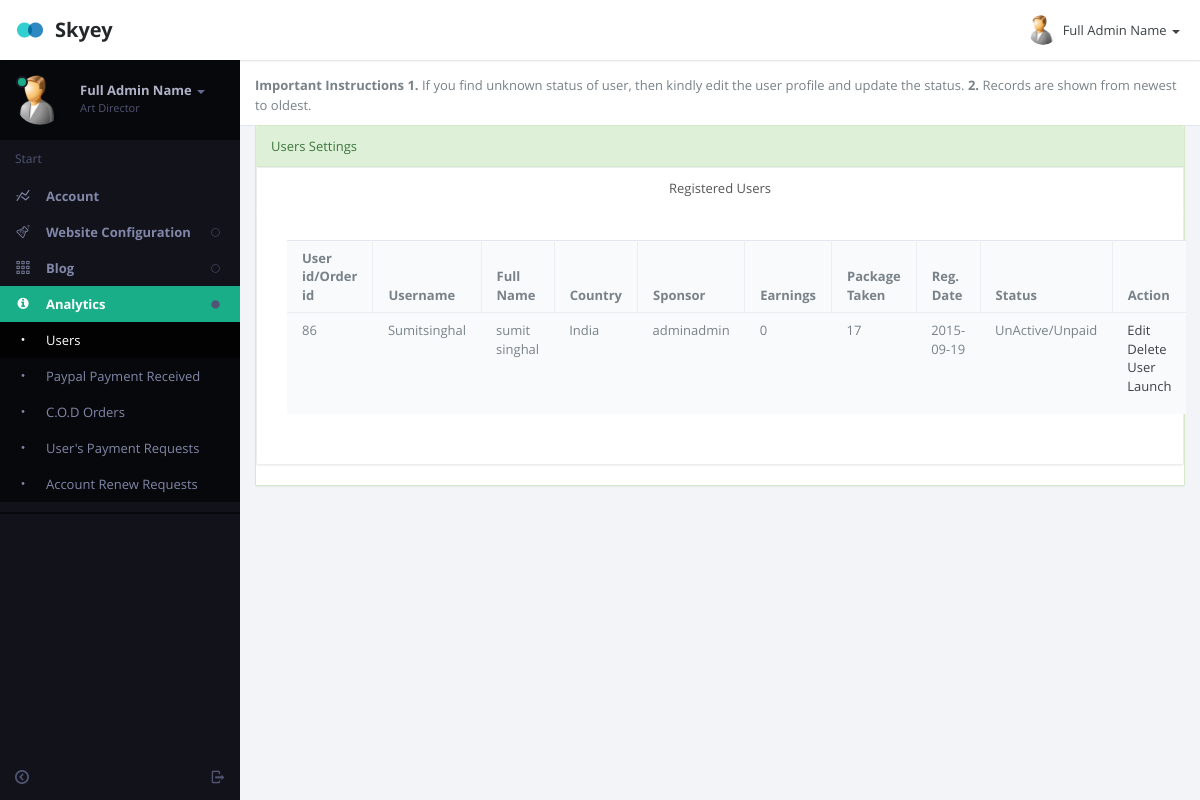
/User/admin/users.php (signed in), run on the app's committed database.
### tables this page shows
CREATE TABLE IF NOT EXISTS `affiliateuser` (
  `Id` int(11) NOT NULL,
  `username` varchar(15) NOT NULL,
  `password` text NOT NULL,
  `fname` text NOT NULL,
  `address` text NOT NULL,
  `email` text NOT NULL,
  `referedby` varchar(15) NOT NULL DEFAULT 'none',
  `ipaddress` int(10) unsigned NOT NULL,
  `mobile` bigint(10) NOT NULL,
  `active` int(11) NOT NULL,
  `doj` date NOT NULL,
  `country` text NOT NULL,
  `tamount` double NOT NULL DEFAULT '0',
  `payment` varchar(10) NOT NULL,
  `signupcode` text NOT NULL,
  `level` int(1) NOT NULL DEFAULT '2',
  `pcktaken` int(10) NOT NULL DEFAULT '0',
  `launch` int(1) NOT NULL DEFAULT '0',
  `expiry` date NOT NULL DEFAULT '2199-12-31',
  `bankname` varchar(250) NOT NULL DEFAULT 'Not Available',
  `accountname` varchar(250) NOT NULL DEFAULT 'Not Available',
  `accountno` double NOT NULL DEFAULT '0',
  `accounttype` int(11) NOT NULL DEFAULT '0',
  `ifsccode` varchar(100) NOT NULL DEFAULT 'Not Available',
  `getpayment` int(11) NOT NULL DEFAULT '1',
  `renew` int(1) NOT NULL DEFAULT '0'
);

### User/admin/users.php (the view, shortened to what this page needs)
<?php
include_once ("z_db.php");
?>
<!DOCTYPE html>
<html lang="en" class="app">
<head>
<link rel="stylesheet" href="css/app.v1.css" type="text/css" />
</head>
<body class="">
<section class="vbox">
  <header class="bg-white header header-md navbar navbar-fixed-top-xs box-shadow">
    <div class="navbar-header aside-md dk"> <a href="dashboard.php" class="navbar-brand"><img src="images/logo.png" class="m-r-sm">Skyey</a> </div>
    <ul class="nav navbar-nav navbar-right m-n hidden-xs nav-user user">
      <li class="dropdown"> <a href="#" class="dropdown-toggle" data-toggle="dropdown"> <span class="thumb-sm avatar pull-left"> <img src="images/a0.jpg"> </span> <?php
		  $sql="SELECT fname FROM  affiliateuser WHERE username='".$_SESSION['adminidusername']."'";
		  if ($result = mysqli_query($con, $sql)) {
    while ($row = mysqli_fetch_row($result)) {
        print $row[0];
    }
}
	   ?> <b class="caret"></b> </a>
      </li>
    </ul>
  </header>
  <section>
    <section class="hbox stretch">
      <aside class="bg-black aside-md hidden-print" id="nav">
        <section class="vbox">
          <section class="w-f scrollable">
            <div class="slim-scroll" data-height="auto" data-disable-fade-out="true" data-distance="0" data-size="10px" data-color="#333333">
              <div class="clearfix wrapper dk nav-user hidden-xs">
                <div class="dropdown"> <a href="#" class="dropdown-toggle" data-toggle="dropdown"> <span class="thumb avatar pull-left m-r"> <img src="images/a0.jpg"> <i class="on md b-black"></i> </span> <span class="hidden-nav-xs clear"> <span class="block m-t-xs"> <strong class="font-bold text-lt"><?php
		  $sql="SELECT fname FROM  affiliateuser WHERE username='".$_SESSION['adminidusername']."'";
		  if ($result = mysqli_query($con, $sql)) {
    while ($row = mysqli_fetch_row($result)) {
        print $row[0];
    }
}
	   ?></strong> <b class="caret"></b> </span> <span class="text-muted text-xs block">Art Director</span> </span> </a>
                </div>
              </div>
              <nav class="nav-primary hidden-xs">
                <div class="text-muted text-sm hidden-nav-xs padder m-t-sm m-b-sm">Start</div>
                <ul class="nav nav-main" data-ride="collapse">
                  <li> <a href="#" class="auto"> <i class="i i-statistics icon"> </i> <span class="font-bold">Account</span> </a>
				  </li>
                  <li > <a href="#" class="auto"> <span class="pull-right text-muted"> <i class="i i-circle-sm-o text"></i> <i class="i i-circle-sm text-active"></i> </span> <i class="i i-lab icon"> </i> <span class="font-bold">Website Configuration</span> </a>
                  </li>
                  <li > <a href="#" class="auto"> <span class="pull-right text-muted"> <i class="i i-circle-sm-o text"></i> <i class="i i-circle-sm text-active"></i> </span> <i class="i i-grid2 icon"> </i> <span class="font-bold">Blog</span> </a>
                  </li>
				  <li class="active"  > <a href="#" class="auto"> <span class="pull-right text-muted"> <i class="i i-circle-sm-o text"></i> <i class="i i-circle-sm text-active"></i> </span> <i class="fa fa-info-circle"> </i> <span class="font-bold">Analytics</span> </a>
                    <ul class="nav dk">
                      <li class="active"  > <a href="users.php#nav" class="auto"><i class="i i-dot"></i> <span>Users</span> </a> </li>
                      <li > <a href="payments.php" class="auto"><i class="i i-dot"></i> <span>Paypal Payment Received </span> </a> </li>
					  <li > <a href="paymentscod.php" class="auto"><i class="i i-dot"></i> <span>C.O.D Orders </span> </a> </li>
					  <li > <a href="payrequest.php" class="auto"><i class="i i-dot"></i> <span>User's Payment Requests </span> </a> </li>
					  <li > <a href="renewpaymentscod.php" class="auto"><i class="i i-dot"></i> <span>Account Renew Requests </span> </a> </li>
                    </ul>
                  </li>
                </ul>
                <div class="line dk hidden-nav-xs"></div>
              </nav>
            </div>
          </section>
          <footer class="footer hidden-xs no-padder text-center-nav-xs"> <a href="logout.php" data-toggle="ajaxModal" class="btn btn-icon icon-muted btn-inactive pull-right m-l-xs m-r-xs hidden-nav-xs"> <i class="i i-logout"></i> </a> <a href="#nav" data-toggle="class:nav-xs" class="btn btn-icon icon-muted btn-inactive m-l-xs m-r-xs"> <i class="i i-circleleft text"></i> <i class="i i-circleright text-active"></i> </a> </footer>
        </section>
      </aside>
      <section id="content">
        <section class="vbox">
          <header class="header bg-white b-b b-light">
            <p><strong>Important Instructions </strong> <b>1.</b> If you find unknown status of user, then kindly edit the user profile and update the status.<b> 2. </b> Records are shown from newest to oldest.</p>
          </header>
          <section class="scrollable wrapper">
            <div class="row">
              <div class="col-sm-12 portlet">
                <section class="panel panel-success portlet-item">
                  <header class="panel-heading"> Users Settings </header>
                  <section class="panel panel-default">
                  <header class="panel-heading bg-light">
                    <ul class="nav nav-tabs nav-justified">
                      <li class="active"><a href="#home" data-toggle="tab">Registered Users</a></li>
                    </ul>
                  </header>
                  <div class="panel-body">
                    <div class="tab-content">
                      <div class="tab-pane active" id="home">
					  <div class="panel-body">
<div class="table-responsive">
                <table class="table table-striped b-t b-light">
                  <thead>
                    <tr>
                      <th width="18%">User id/Order id</th>
					  <th width="15%">Username</th>
                      <th width="15%"> Full Name</th>
                      <th width="5%">Country</th>
					  <th width="15%">Sponsor</th>
					  <th width="8%">Earnings</th>
					  <th width="15%">Package Taken</th>
					  <th width="15%">Reg. Date</th>
					  <th width="15%">Status</th>
					  <th width="50%">Action</th>
                    </tr>
                  </thead>
                  <tbody>
				  <?php $query="SELECT * FROM  affiliateuser where level=2 ORDER BY id DESC";
 $result = mysqli_query($con,$query);
while($row = mysqli_fetch_array($result))
{
	$id="$row[Id]";
	$username="$row[username]";
	$fname="$row[fname]";
	$active="$row[active]";
	$doj="$row[doj]";
	$country="$row[country]";
	$ear="$row[tamount]";
	$ref="$row[referedby]";
	$pck="$row[pcktaken]";
	$lprofile="$row[launch]";
	if($active==1)
	{
	$status="Active/Paid";
	}
	else if($active==0)
	{
	$status="UnActive/Unpaid";
	}
	else
	{
	$status="Unknown";
	}
  print "<tr>
				  <td>
				  $id
				  </td>
				  <td>
				  $username
				  </td>
				  <td>
				  $fname
				  </td>
				  <td>
				  $country
				  </td>
				  <td>
				  $ref
				  </td>
				  <td>
				  $ear
				  </td>
				  <td>
				  $pck
				  </td>
				  <td>
				  $doj
				  </td>
				  <td>
				  $status
				  </td>
				  <td>
				  <a href='updateuser.php?username=$username'>Edit</a> <br/>
				  <a href='deleteuser.php?username=$username'>Delete User</a> <br/>
				  ";
				  if($lprofile==0)
	{
	print "<a href='launchprofile.php?username=$username'>Launch</a><br/>";
	}
		print"		  </p>
				  </td>
				  </tr>";
  }
  ?>
                  </tbody>
                </table>
              </div>
                  </div>
					  </div>
                    </div>
                  </div>
                </section>
                </section>
              </div>
            </div>
          </section>
        </section>
        <a href="#" class="hide nav-off-screen-block" data-toggle="class:nav-off-screen" data-target="#nav"></a> </section>
    </section>
  </section>
</section>
</body>
</html>

### data on the page
affiliateuser: fname "Full Admin Name"
affiliateuser: Id "86", username "Sumitsinghal", fname "sumit singhal", country "India", referedby "adminadmin", tamount "0", pcktaken "17", doj "2015-09-19", active "UnActive/Unpaid"
